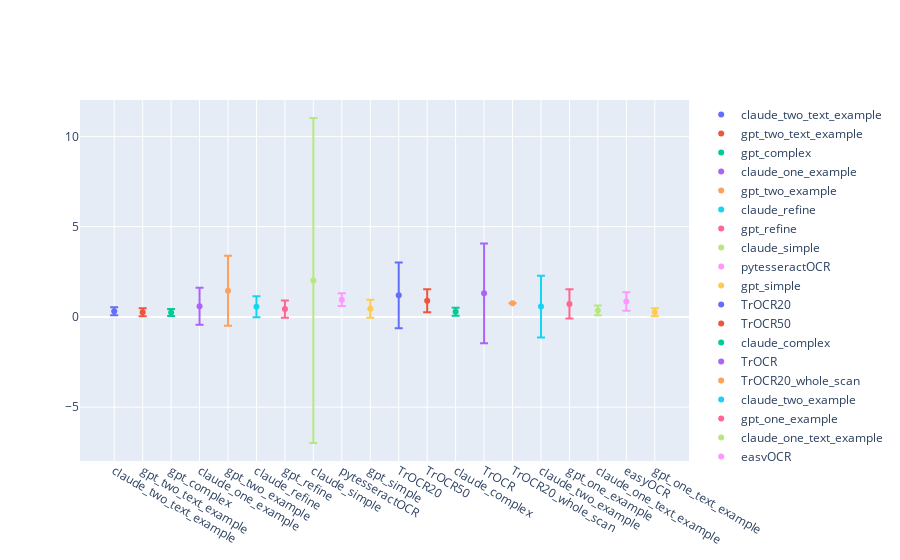

Notebook code for this chart:
### Code cell
fig = go.Figure()
for j in cer_df['model'].unique():
    cer_mean = cer_df[(cer_df['model'] == j)]['cer'].mean()
    cer_std = cer_df[(cer_df['model'] == j)]['cer'].std()

    fig.add_trace(go.Scatter(x=[j], y=[cer_mean], 
                            mode='markers', name=f'{j}', 
                            error_y=dict(type='data', array=[cer_std], visible=True)))

# fig.add_trace(go.Violin(x=cer_df['model'], y=cer_df['cer'],
#                         points='all'))
fig.show()

### Figure 1 — Plotly figure (JSON) as saved in the notebook; plotly's stock layout.template omitted (floating-point values rounded to 4 significant figures)
{"data": [{"error_y": {"array": [0.2223], "type": "data", "visible": true}, "mode": "markers", "name": "claude_two_text_example", "type": "scatter", "x": ["claude_two_text_example"], "y": [0.3096]}, {"error_y": {"array": [0.218], "type": "data", "visible": true}, "mode": "markers", "name": "gpt_two_text_example", "type": "scatter", "x": ["gpt_two_text_example"], "y": [0.2567]}, {"error_y": {"array": [0.1915], "type": "data", "visible": true}, "mode": "markers", "name": "gpt_complex", "type": "scatter", "x": ["gpt_complex"], "y": [0.2421]}, {"error_y": {"array": [1.022], "type": "data", "visible": true}, "mode": "markers", "name": "claude_one_example", "type": "scatter", "x": ["claude_one_example"], "y": [0.5851]}, {"error_y": {"array": [1.942], "type": "data", "visible": true}, "mode": "markers", "name": "gpt_two_example", "type": "scatter", "x": ["gpt_two_example"], "y": [1.447]}, {"error_y": {"array": [0.5847], "type": "data", "visible": true}, "mode": "markers", "name": "claude_refine", "type": "scatter", "x": ["claude_refine"], "y": [0.5574]}, {"error_y": {"array": [0.4798], "type": "data", "visible": true}, "mode": "markers", "name": "gpt_refine", "type": "scatter", "x": ["gpt_refine"], "y": [0.4296]}, {"error_y": {"array": [9.002], "type": "data", "visible": true}, "mode": "markers", "name": "claude_simple", "type": "scatter", "x": ["claude_simple"], "y": [2.016]}, {"error_y": {"array": [0.3506], "type": "data", "visible": true}, "mode": "markers", "name": "pytesseractOCR", "type": "scatter", "x": ["pytesseractOCR"], "y": [0.9552]}, {"error_y": {"array": [0.4962], "type": "data", "visible": true}, "mode": "markers", "name": "gpt_simple", "type": "scatter", "x": ["gpt_simple"], "y": [0.4524]}, {"error_y": {"array": [1.82], "type": "data", "visible": true}, "mode": "markers", "name": "TrOCR20", "type": "scatter", "x": ["TrOCR20"], "y": [1.193]}, {"error_y": {"array": [0.6361], "type": "data", "visible": true}, "mode": "markers", "name": "TrOCR50", "type": "scatter", "x": ["TrOCR50"], "y": [0.8938]}, {"error_y": {"array": [0.2216], "type": "data", "visible": true}, "mode": "markers", "name": "claude_complex", "type": "scatter", "x": ["claude_complex"], "y": [0.2881]}, {"error_y": {"array": [2.766], "type": "data", "visible": true}, "mode": "markers", "name": "TrOCR", "type": "scatter", "x": ["TrOCR"], "y": [1.307]}, {"error_y": {"array": [0.01074], "type": "data", "visible": true}, "mode": "markers", "name": "TrOCR20_whole_scan", "type": "scatter", "x": ["TrOCR20_whole_scan"], "y": [0.7608]}, {"error_y": {"array": [1.713], "type": "data", "visible": true}, "mode": "markers", "name": "claude_two_example", "type": "scatter", "x": ["claude_two_example"], "y": [0.5717]}, {"error_y": {"array": [0.8125], "type": "data", "visible": true}, "mode": "markers", "name": "gpt_one_example", "type": "scatter", "x": ["gpt_one_example"], "y": [0.7188]}, {"error_y": {"array": [0.2724], "type": "data", "visible": true}, "mode": "markers", "name": "claude_one_text_example", "type": "scatter", "x": ["claude_one_text_example"], "y": [0.356]}, {"error_y": {"array": [0.5101], "type": "data", "visible": true}, "mode": "markers", "name": "easyOCR", "type": "scatter", "x": ["easyOCR"], "y": [0.8551]}, {"error_y": {"array": [0.2206], "type": "data", "visible": true}, "mode": "markers", "name": "gpt_one_text_example", "type": "scatter", "x": ["gpt_one_text_example"], "y": [0.259]}], "layout": {}}
